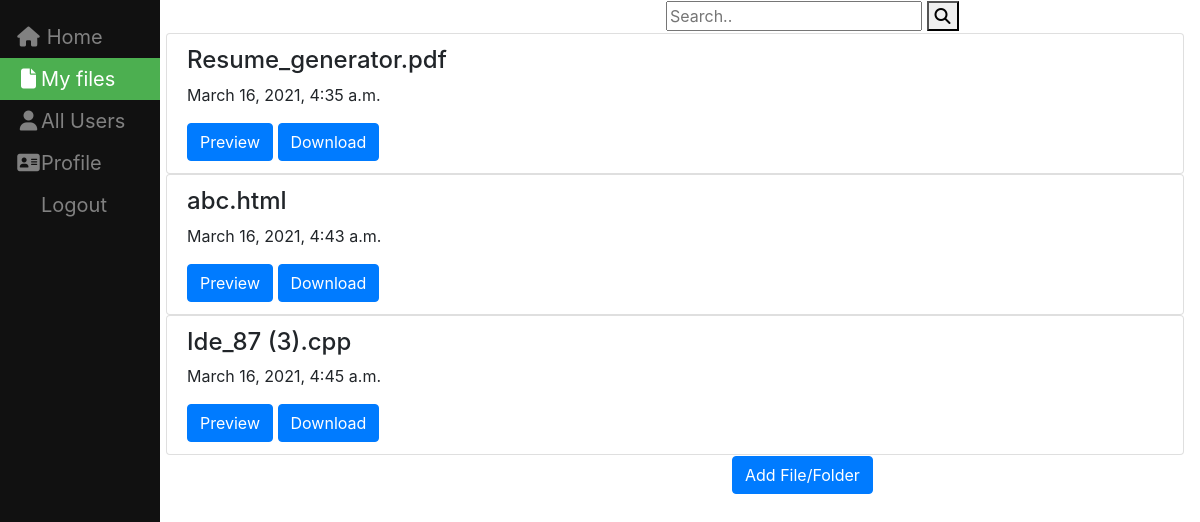
The app's page /My_Files (signed in) with its own data.
### filesharing/models.py (models this page shows, shortened)
class File(models.Model):
    name = models.CharField(max_length=100,null=True,blank=True)
    file=models.FileField(upload_to=user_directory_path);
    created_on = models.DateTimeField(auto_now_add=True)
    user = models.ForeignKey(User,on_delete=models.CASCADE, default=None)

### filesharing/views.py (the view)
# urls.py: path('My_Files',views.My_Files,name='My_Files'),
def My_Files(request):
    user = request.user
    all_files = File.objects.filter(user=user)
    context = { 'all_files':all_files,'u':user }
    return render(request, 'filesharing/MY_Files.html', context)

### templates/filesharing/MY_Files.html (shortened to what this page needs)
{% load static %}
<!DOCTYPE html>
<html lang="en" dir="ltr">
  <head>
    <link rel="stylesheet" type="text/css" href="{%  static "css/styles.css" %}"/>
    <link rel="stylesheet" href="https://cdnjs.cloudflare.com/ajax/libs/font-awesome/4.7.0/css/font-awesome.min.css">
    <link rel="stylesheet" href="https://maxcdn.bootstrapcdn.com/bootstrap/4.0.0/css/bootstrap.min.css">
</head>
  <body>
<div class="sidebar">
  <a href="home1"><i class="fa fa-fw fa-home"></i> Home</a>
  <a class="active" href="My_Files"><i class="fa fa-fw fa-file"></i>My files</a>
  <a href="allusers"><i class="fa fa-fw fa-user"></i>All Users</a>
  <a href="createdprofile"><i class="fa fa-fw fa-address-card"></i>Profile</a>
  <a href="logout">Logout</a>
</div>
<form class="example" action="action_page.php">
  <input type="text" placeholder="Search.." name="search">
  <button type="submit"><i class="fa fa-search"></i></button>
</form>
  <div class="content">
      <div class="list-group">
      {% for file in all_files %}
            <div class="list-group">
                 <div class="list-group-item">
                     <h4 class="list-group-item-text">{{ file.name}}</h4>
                      <p class="list-group-item-text">{{ file.created_on}}</p>
                     <a class="list-group-item-text" href="{{ file.file.url }}" target="_blank"><button type="button" class="btn btn-primary">Preview</button> </a> </td>
                     <a class="list-group-item-text" href="{{ file.file.url }}" target="_blank" download><button type="button" class="btn btn-primary">Download</button></a>&nbsp;&nbsp;&nbsp;&nbsp;&nbsp;&nbsp;
                 </div>
          </div>
      {% endfor %}
     </div>
  <div class="content1">
      <a href="uploadfile"><button type="button" class="btn btn-primary">Add File/Folder</button></a>
  </div>
  </div>
  </body>
</html>

### static/css/styles.css (style rules this page uses)
.sidebar { height: 100%; width: 160px; position: fixed; z-index: 1; top: 0; left: 0; background-color: #111; overflow-x: hidden; padding-top: 16px; }
.sidebar a { padding: 6px 8px 6px 16px; text-decoration: none; font-size: 20px; color: #818181; display: block; }
.sidebar a.active { background-color: #4CAF50; color: white; }
div.content { margin-left: 150px; padding: 1px 16px; height: 2000px; }
div.content1 { margin-left: 550px; padding: 1px 16px; height: 2000px; }
.example { margin-left: 650px; padding: 1px 16px; }

### records on screen
File: name "Resume_generator.pdf", created_on "March 16, 2021, 4:35 a.m."
File: name "abc.html", created_on "March 16, 2021, 4:43 a.m."
File: name "Ide_87 (3).cpp", created_on "March 16, 2021, 4:45 a.m."
